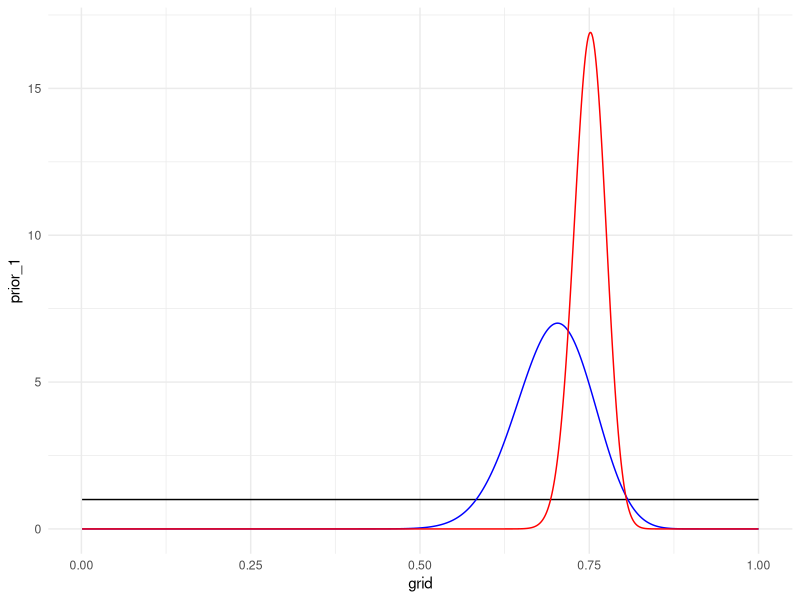
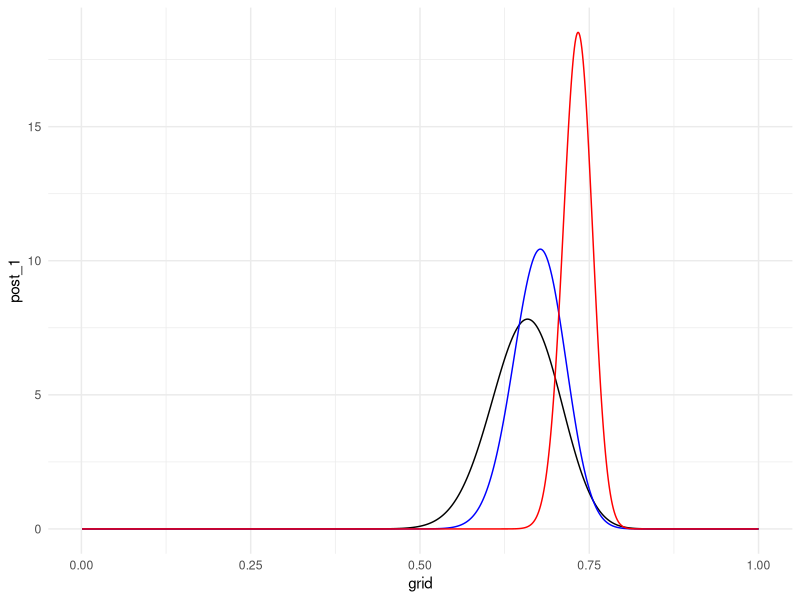

These charts were generated, in order, by the following R code:
## ---- chunk 1
#| warning: false
library(tidyverse)
## ---- chunk 2
alphas <- seq(0.001, 100, length.out = 1000)
betas <- ((1-(46/66))/(46/66)) * alphas

param_df <- tibble(alphas, betas)
param_df <- param_df |> mutate(vars = 
                    (alphas*betas)/((alphas+betas)^2*(alphas+betas+1)))


target_var <- 0.05657^2

param_df <- param_df |> mutate(dist_to_target = abs(vars - target_var))
param_df |> filter(dist_to_target == min(dist_to_target))
## ---- chunk 3
alpha <- seq(0.001, 300, length.out = 1000)
beta<- (0.25/0.75)*alpha

tibble(alpha,beta)|>
  mutate(prob = pbeta(0.7,alpha, beta),
         dist = abs(prob - 0.02))|>
  filter(dist == min(dist))
## ---- chunk 4
grid <- seq(0.001, 1, length.out = 1000)
prior_1 <- dbeta(grid, 1, 1)
prior_2 <- dbeta(grid, 45.3, 19.7)
prior_3 <- dbeta(grid, 252, 83.9)

plot_1 <- tibble(grid, prior_1)
plot_2 <- tibble(grid, prior_2)
plot_3 <- tibble(grid, prior_3)

ggplot(data = plot_1, aes(x = grid, y = prior_1)) +
  geom_line() +
  geom_line(data = plot_2, aes( x = grid, y = prior_2), col = "blue")+
  geom_line(data = plot_3, aes(x = grid, y = prior_3), col = "red")+
  theme_minimal()
## ---- chunk 5
grid <- seq(0.001, 1, length.out = 1000)
post_1 <- dbeta(grid, 57, 30)
post_2 <- dbeta(grid, 101.3, 48.7)
post_3 <- dbeta(grid, 309, 112.9)

plot_1 <- tibble(grid, post_1)
plot_2 <- tibble(grid, post_2)
plot_3 <- tibble(grid, post_3)

ggplot(data = plot_1, aes(x = grid, y = post_1)) +
  geom_line() +
  geom_line(data = plot_2, aes( x = grid, y = post_2), col = "blue")+
  geom_line(data = plot_3, aes(x = grid, y = post_3), col = "red")+
  theme_minimal()
## ---- chunk 6
57/(57+30)

qbeta(c(0.05, 0.95), 57, 30)
## ---- chunk 7
101.3/(101.3+48.7)

qbeta(c(0.05, 0.95), 101.3, 48.7)
## ---- chunk 8
309/(309 + 112.9)

qbeta(c(0.05, 0.95), 309, 112.9)
